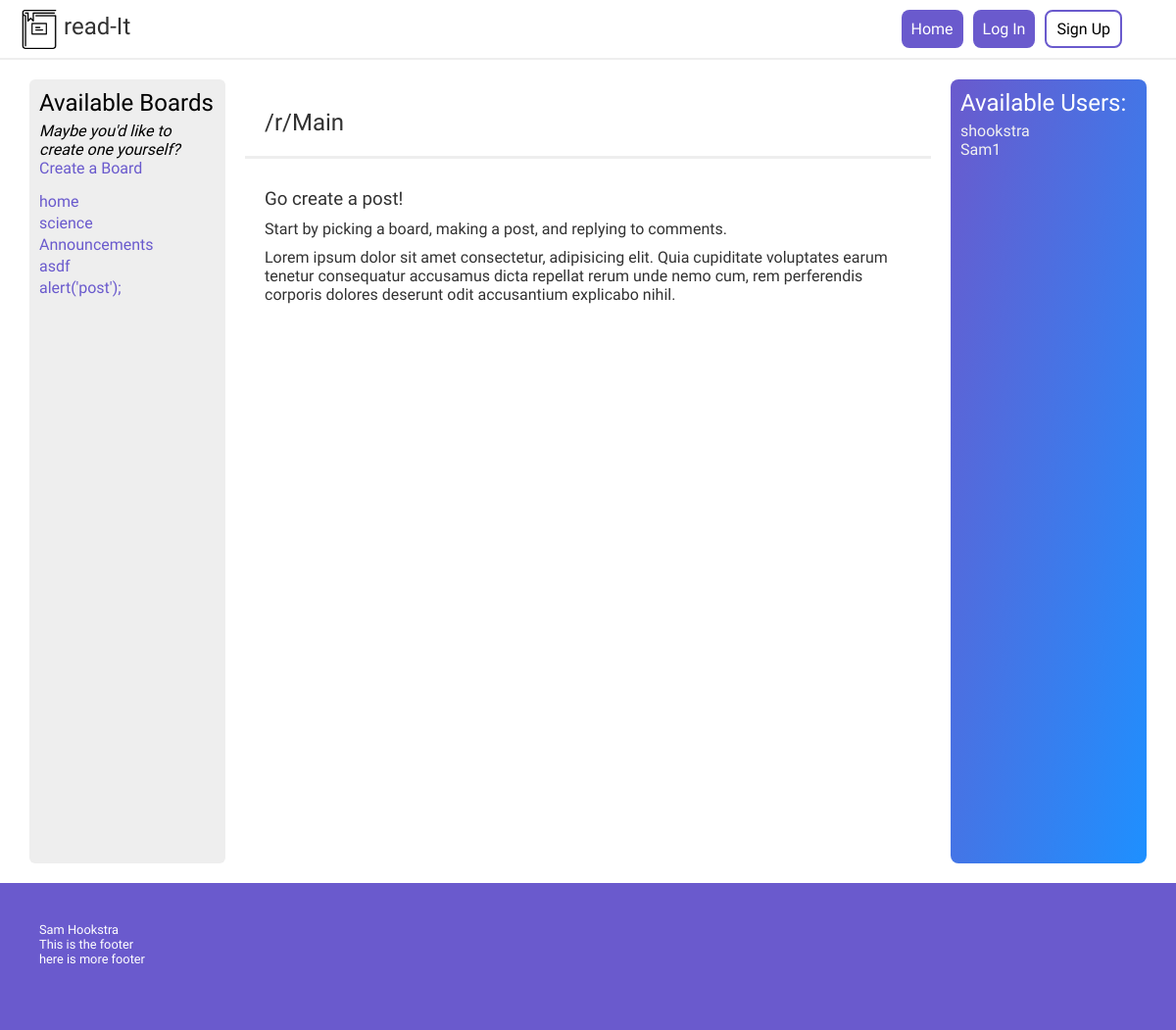
The page / on the database its author committed.
### tables this page shows
CREATE TABLE `subreddits` (
  `subredditID` int(11) NOT NULL,
  `subredditName` varchar(64) NOT NULL,
  `subredditDescription` varchar(1500) NOT NULL
);

CREATE TABLE `users` (
  `userID` int(11) NOT NULL,
  `username` varchar(32) NOT NULL,
  `email` varchar(64) NOT NULL,
  `password` varchar(128) NOT NULL
);

### models/subreddit/subredditDA.php (called while the page is built, shortened)
<?php
require_once 'models/subreddit/subreddit.php';
class subredditDA
{
    public static function get_all()
    {
        $db = Database::getDB();
        $querySubreddits = 'SELECT * FROM subreddits';
        $statement = $db->prepare($querySubreddits);
        $statement->execute();
        $rows = $statement->fetchAll();
        foreach ($rows as $value) {
            $subreddit = new subreddit($value['subredditID'], $value['subredditName'], $value['subredditDescription']);
            $subreddits[] = $subreddit;
        }
        return $subreddits;
    }
}

### models/subreddit/subreddit.php (called while the page is built, shortened)
<?php
class subreddit
{
    private $subredditID, $subredditName, $subredditDescription;
    public function __construct($subredditID, $subredditName, $subredditDescription)
    {
        $this->subredditID = $subredditID;
        $this->subredditName = $subredditName;
    }
    public function getSubredditID()
    {
        return $this->subredditID;
    }
    public function getSubredditName()
    {
        return $this->subredditName;
    }
}

### models/userDA.php (called while the page is built, shortened)
<?php
require_once('models/database.php');
require_once('models/user.php');
class userDA
{
    public static function get_all()
    {
        $db = Database::getDB();
        $queryUsers = 'SELECT * FROM users';
        $statement = $db->prepare($queryUsers);
        $statement->execute();
        $rows = $statement->fetchAll();
        foreach ($rows as $value) {
            $user = new user($value['userID'], $value['username'], $value['email'], $value['password']);
            $users[] = $user;
        }
        return $users;
    }
}

### models/user.php (called while the page is built, shortened)
<?php
class user
{
    private $userID, $username, $email, $password;
    public function __construct($userID, $username, $email, $password)
    {
        $this->username = $username;
    }
    public function getUsername()
    {
        return $this->username;
    }
}

### views/home.php (the view)
<!DOCTYPE html>
<html lang="en">
<?php include_once("views/components/header.php"); ?>
<body>
    <?php include_once("views/components/nav.php"); ?>
    <div class="container">
        <div class="container-sidebar">
            <h2>Available Boards</h2>
            <p style="font-style: italic">Maybe you'd like to create one yourself?</p>
            <a href="subredditController.php?action=createSubredditForm">Create a Board</a>
            <ul class="boards">
                <?php foreach ($subreddits as $board) : ?>
                    <li>
                        <a href="subredditController.php?action=viewSubreddit&amp;id=<?php echo htmlspecialchars($board->getSubredditID()); ?>">
                            <?php echo htmlspecialchars($board->getSubredditName()); ?>
                        </a>
                    </li>
                <?php endforeach; ?>
            </ul>
        </div>
        <div class="container-main">
            <h2>
                <div class="title-card">/r/Main</div>
            </h2>
            <div class="container-main-maincontent">
                <h3>
                    Go create a post!
                </h3>
                <p>
                    Start by picking a board, making a post, and replying to comments.
                </p>
                <p>
                    Lorem ipsum dolor sit amet consectetur, adipisicing elit. Quia
                    cupiditate voluptates earum tenetur consequatur accusamus dicta
                    repellat rerum unde nemo cum, rem perferendis corporis dolores
                    deserunt odit accusantium explicabo nihil.
                </p>
            </div>
        </div>
        <?php include_once('views\components\usersSidebar.php'); ?>
    </div>
    <div class="footer">
        <p>Sam Hookstra</p>
        <p>This is the footer</p>
        <p>here is more footer</p>
    </div>
</body>
</html>

### views/components/usersSidebar.php
<div class="container-sidebar-right">
    <h2>Available Users:</h2>
    <?php if (!empty($users)) {
        foreach ($users as $user) {
            echo '<a href="index.php?action=viewUser"><p>' . (htmlspecialchars($user->getUsername())) . '</p></a>';
        }
    } ?>
</div>

### css/styling.css (style rules this page uses)
*, *:before, *:after { box-sizing: inherit; }
* { margin: 0; padding: 0; font-weight: normal; font-family: "Arimo", Arial, Helvetica, sans-serif; text-decoration: none; outline: none; }
html { box-sizing: border-box; }
.container { display: flex; width: 95%; margin: 0 auto; height: 100vh; justify-content: space-between; margin-bottom: 20px; }
.container-main p, h1, h2, h3, h4 { margin: 10px 0; }
.container-sidebar { flex: 1; border-radius: 6px; background-color: #eee; padding: 10px; }
.container-sidebar ul { list-style: none; }
.container-sidebar li { margin-bottom: 3px; }
.container-sidebar a, .container-sidebar a:visited { color: slateblue; transition: 200ms ease-in-out; }
.container-main { flex: 4; margin: 0 10px; border-radius: 8px; color: rgb(50, 50, 50); }
.container-main-maincontent { padding: 20px; margin: 0 10px; border-radius: 8px; }
.container-sidebar-right { color: white; background-image: linear-gradient(to bottom right, slateblue, dodgerblue); border-radius: 8px; flex: 1; padding: 10px; }
.container-sidebar-right a { color: rgb(240, 240, 240); }
.title-card { border-bottom: 3px solid #eee; margin: 10px; padding: 20px; }
.footer { padding: 40px; height: 150px; background-color: slateblue; color: white; font-size: 0.8em; }
.boards { margin-top: 15px; }
.post-content p, h2, h3 { padding: 0; margin: 0; margin-bottom: 5px; }

### rows shown on the page
subreddits: subredditName "home"
subreddits: subredditName "science"
subreddits: subredditName "Announcements"
subreddits: subredditName "asdf"
subreddits: subredditName "alert('post');"
users: username "shookstra"
users: username "Sam1"
